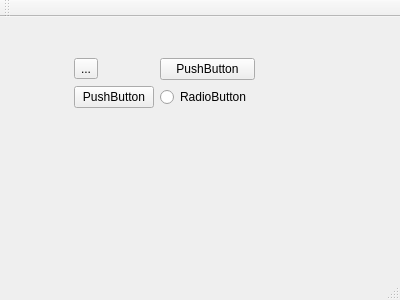
<?xml version="1.0" encoding="UTF-8"?>
<ui version="4.0">
 <class>MainWindow</class>
 <widget class="QMainWindow" name="MainWindow">
  <property name="geometry">
   <rect>
    <x>0</x>
    <y>0</y>
    <width>400</width>
    <height>300</height>
   </rect>
  </property>
  <property name="sizePolicy">
   <sizepolicy hsizetype="MinimumExpanding" vsizetype="MinimumExpanding">
    <horstretch>0</horstretch>
    <verstretch>0</verstretch>
   </sizepolicy>
  </property>
  <property name="windowTitle">
   <string>MainWindow</string>
  </property>
  <widget class="QWidget" name="centralWidget">
   <property name="maximumSize">
    <size>
     <width>400</width>
     <height>248</height>
    </size>
   </property>
   <property name="layoutDirection">
    <enum>Qt::LeftToRight</enum>
   </property>
   <widget class="QWidget" name="gridWidget" native="true">
    <property name="geometry">
     <rect>
      <x>70</x>
      <y>30</y>
      <width>196</width>
      <height>61</height>
     </rect>
    </property>
    <property name="autoFillBackground">
     <bool>false</bool>
    </property>
    <layout class="QGridLayout" name="gridLayout">
     <property name="sizeConstraint">
      <enum>QLayout::SetMinAndMaxSize</enum>
     </property>
     <property name="leftMargin">
      <number>4</number>
     </property>
     <item row="0" column="0">
      <widget class="QToolButton" name="toolButton">
       <property name="text">
        <string>...</string>
       </property>
      </widget>
     </item>
     <item row="0" column="1">
      <widget class="QPushButton" name="pushButton">
       <property name="text">
        <string>PushButton</string>
       </property>
      </widget>
     </item>
     <item row="1" column="0">
      <widget class="QPushButton" name="pushButton_2">
       <property name="text">
        <string>PushButton</string>
       </property>
      </widget>
     </item>
     <item row="1" column="1">
      <widget class="QRadioButton" name="radioButton">
       <property name="text">
        <string>RadioButton</string>
       </property>
      </widget>
     </item>
    </layout>
   </widget>
  </widget>
  <widget class="QMenuBar" name="menuBar">
   <property name="geometry">
    <rect>
     <x>0</x>
     <y>0</y>
     <width>400</width>
     <height>19</height>
    </rect>
   </property>
  </widget>
  <widget class="QToolBar" name="mainToolBar">
   <attribute name="toolBarArea">
    <enum>TopToolBarArea</enum>
   </attribute>
   <attribute name="toolBarBreak">
    <bool>false</bool>
   </attribute>
  </widget>
  <widget class="QStatusBar" name="statusBar"/>
 </widget>
 <layoutdefault spacing="6" margin="11"/>
 <resources/>
 <connections/>
</ui>
